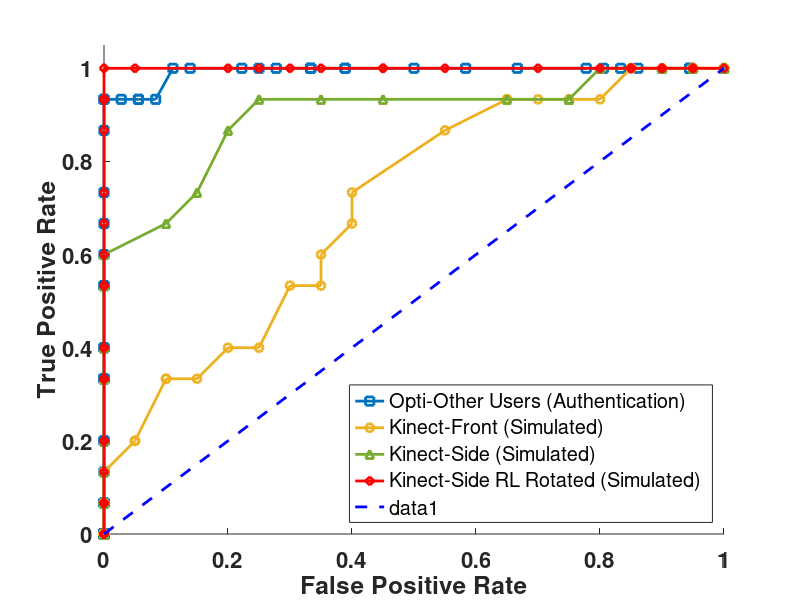

Source code (MATLAB):
self_dist = [0.6793003155106376, 0.7243055899657797, 0.7108959279306694, 0.7554791824013488, 0.5840047369973279, 0.6143869198923233, 0.6251205902661172, 0.7478232322751505, 0.6453162879723974, 0.699977178682973, 0.8198546967008634, 0.6997817019721441, 0.7488297706269245, 0.734142282333811, 0.6413716201552073];
kinect_front = [0.6475269595048394, 0.6678651889272244, 0.6943141565796752, 0.758280050536213, 0.7020286217417188, 0.7228895685841595, 0.7434530312058002, 0.7415624949188011, 0.8735074033224213, 0.6801106092403039, 0.6275644662727258, 0.7467357077757546, 0.8461760337527934, 0.7502691881212116, 0.8072684327825659, 0.8100777176041982, 0.7984594228011198, 0.8365045042905201, 0.7846866140446224, 0.6718814261450777];
kinect_side = [0.796646947125411, 0.7711377528753955, 0.7667822966238123, 0.8115021429880974, 0.7287491797637143, 0.7944978806422252, 0.7272463356962772, 0.7395934364902956, 0.9115635192837875, 0.7619983001332351, 0.7701732363480946, 0.7828756915160527, 0.8477285378943195, 0.7819149359370272, 0.7598365317082217, 0.8807791528050554, 0.7483887167560072, 0.846009047890309, 0.7846317680593791, 0.7816043360689762];
kinect_RL = [0.8498292645005767, 0.8360318139529549, 0.8309994782804682, 0.8791508582126244, 0.8345580130607554, 0.9059478875479252, 0.8952069706488197, 0.8517716243383487, 0.9984683448400856, 0.878781465502996, 0.8216313122749327, 0.9080574316089071, 0.9587886609772596, 0.924587880793303, 0.8965874634179818, 0.912777569715399, 0.9149167553159421, 0.9727324298328601, 0.9092682364774625, 0.860007223064697];
other_dist =  [
    0.8650474698744696, 0.8395064655593494, 0.8471892695480765, 0.8269888519125815, 0.8527012796597092, 0.8687000941843244,...
    0.9297210863067839, 0.9451325425953004, 0.9848465176738359, 0.9289917338960813, 0.9375068858759992, 0.9472040150937409,...
    0.9652580911761657, 0.9120272306039319, 1.0, 0.9445294942803466, 0.9814673914100654, 0.9180810021875317,...
    0.8909669476703925, 0.8934372134529769, 0.95182186355316, 0.9168819411435409, 0.9172937879081113, 0.9261821288808127,...
    0.9476387146433777, 0.973292494379133, 1.0199895776865278, 0.9330646241220791, 0.9820419457093613, 0.9392380478284938,...
    0.7827696125370007, 0.8393590952779781, 0.7743020241916919, 0.8109736169096058, 0.8305962539460234, 0.8099261820324917
    ];

tpr = zeros(1,100);
fpr = zeros(1,100);
fpr_f = zeros(1,100);
fpr_s = zeros(1,100);
fpr_k = zeros(1,100);
scale = 100;

for threshold = 1:1:100
    tp = 0;
    fp = 0;
    fn = 0;
    tn = 0;
    fp_f = 0;
    tn_f = 0;
    fp_s = 0;
    tn_s = 0;
    fp_k = 0;
    tn_k = 0;

    for i = 1:length(self_dist)
        if self_dist(i) < threshold/scale
            tp = tp+1;
        else
            fn = fn+1;
        end
    end

    for i = 1:length(other_dist)
        if other_dist(i) < threshold/scale
            fp = fp+1;
        else
            tn = tn+1;
        end
    end

    for i = 1:length(kinect_front)
        if kinect_front(i) < threshold/scale
            fp_f = fp_f+1;
        else
            tn_f = tn_f+1;
        end
        if kinect_side(i) < threshold/scale
            fp_s = fp_s+1;
        else
            tn_s = tn_s+1;
        end
    end

    for i = 1:length(kinect_RL)
        if kinect_RL(i) < threshold/scale
            fp_k = fp_k+1;
        else
            tn_k = tn_k+1;
        end
    end

    tpr(threshold) = tp/(tp+fn);
    fpr(threshold) = fp/(fp+tn);
    fpr_f(threshold) = fp_f/(fp_f+tn_f);
    fpr_s(threshold) = fp_s/(fp_s+tn_s);
    fpr_k(threshold) = fp_k/(fp_k+tn_k);
end

lw = 2;
figure('Position',[100,100,800,600]);
hold on;
plot(fpr, tpr, 's-', 'LineWidth', lw, 'DisplayName','Opti-Other Users (Authentication)', "Color", "#0072BD");
plot(fpr_f, tpr, 'o-', 'LineWidth', lw, 'DisplayName',"Kinect-Front (Simulated)", "Color", "#EDB120");
plot(fpr_s, tpr, '^-', 'LineWidth', lw, 'DisplayName','Kinect-Side (Simulated)', "Color", "#77AC30");
plot(fpr_k, tpr, 'diamond-', 'LineWidth', lw, 'DisplayName','Kinect-Side RL Rotated (Simulated)', "Color", "#FF0000");
plot([0, 1], [0, 1], '--', 'LineWidth', lw, "Color", "#0000FF");
xlim([0.0, 1.0]);
ylim([0.0, 1.05]);
xlabel('False Positive Rate');
ylabel('True Positive Rate');
legend('Location','southeast');
set(gca,'FontSize', 16, 'FontWeight', 'bold');